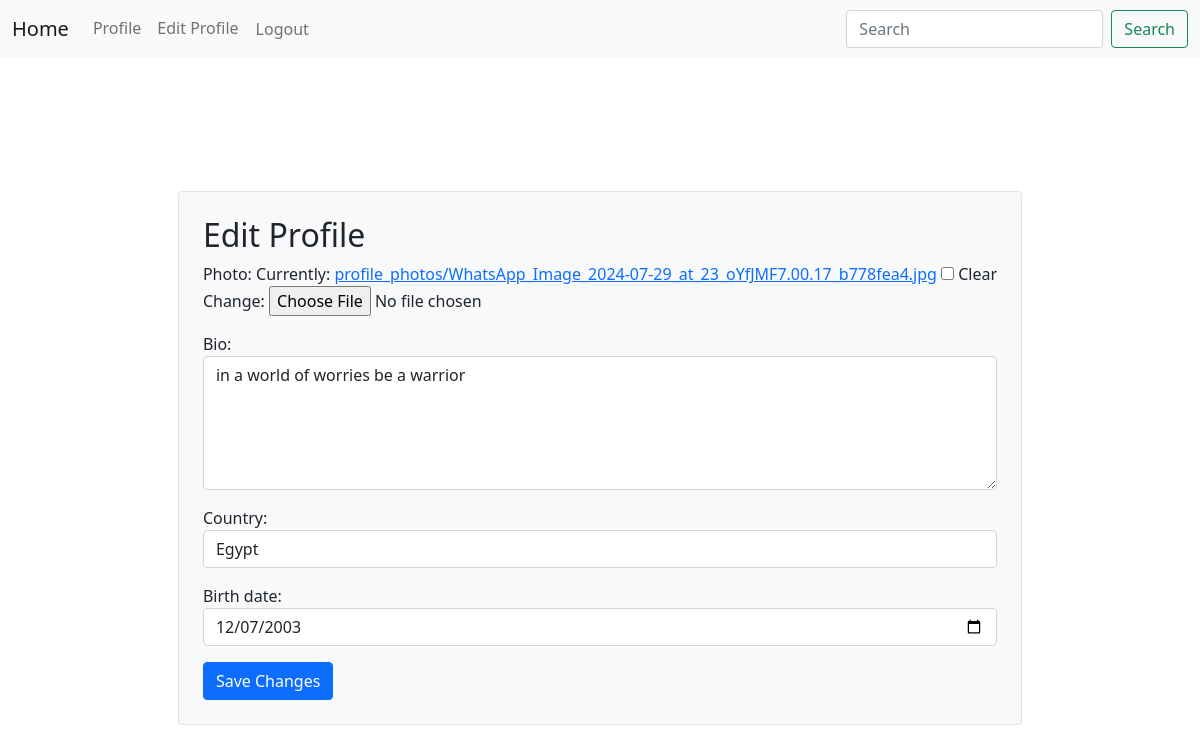
Screenshot of /edit_profile (signed in) with the database file from the repository.
### main/models.py (models this page shows, shortened)
class Profile(models.Model):
    country_choices = [
        ('Afghanistan', 'Afghanistan'),
        ('Albania', 'Albania'),
        ('Algeria', 'Algeria'),
        ('Andorra', 'Andorra'),
        ('Angola', 'Angola'),
        ('Antigua and Barbuda', 'Antigua and Barbuda'),
        ('Argentina', 'Argentina'),
        ('Armenia', 'Armenia'),
        ('Australia', 'Australia'),
        ('Austria', 'Austria'),
        ('Azerbaijan', 'Azerbaijan'),
        ('Bahamas', 'Bahamas'),
        ('Bahrain', 'Bahrain'),
        ('Bangladesh', 'Bangladesh'),
        ('Barbados', 'Barbados'),
        ('Belarus', 'Belarus'),
        ('Belgium', 'Belgium'),
        ('Belize', 'Belize'),
        ('Benin', 'Benin'),
        ('Bhutan', 'Bhutan'),
        ('Bolivia', 'Bolivia'),
        ('Bosnia and Herzegovina', 'Bosnia and Herzegovina'),
        ('Botswana', 'Botswana'),
        ('Brazil', 'Brazil'),
        ('Brunei', 'Brunei'),
        ('Bulgaria', 'Bulgaria'),
        ('Burkina Faso', 'Burkina Faso'),
        ('Burundi', 'Burundi'),
        ('Cabo Verde', 'Cabo Verde'),
        ('Cambodia', 'Cambodia'),
        ('Cameroon', 'Cameroon'),
        ('Canada', 'Canada'),
        ('Central African Republic', 'Central African Republic'),
        ('Chad', 'Chad'),
        ('Chile', 'Chile'),
        ('China', 'China'),
        ('Colombia', 'Colombia'),
        ('Comoros', 'Comoros'),
        ('Congo', 'Congo'),
        ('Costa Rica', 'Costa Rica'),
        ('Croatia', 'Croatia'),
        ('Cuba', 'Cuba'),
        ('Cyprus', 'Cyprus'),
        ('Czech Republic', 'Czech Republic'),
        ('Democratic Republic of the Congo', 'Democratic Republic of the Congo'),
        ('Denmark', 'Denmark'),
        ('Djibouti', 'Djibouti'),
        ('Dominica', 'Dominica'),
        ('Dominican Republic', 'Dominican Republic'),
        ('East Timor', 'East Timor'),
        ('Ecuador', 'Ecuador'),
        ('Egypt', 'Egypt'),
        ('El Salvador', 'El Salvador'),
        ('Equatorial Guinea', 'Equatorial Guinea'),
        ('Eritrea', 'Eritrea'),
        ('Estonia', 'Estonia'),
        ('Eswatini', 'Eswatini'),
        ('Ethiopia', 'Ethiopia'),
        ('Fiji', 'Fiji'),
        ('Finland', 'Finland'),
        ('France', 'France'),
        ('Gabon', 'Gabon'),
        ('Gambia', 'Gambia'),
        ('Georgia', 'Georgia'),
        ('Germany', 'Germany'),
        ('Ghana', 'Ghana'),
        ('Greece', 'Greece'),
        ('Grenada', 'Grenada'),
        ('Guatemala', 'Guatemala'),
        ('Guinea', 'Guinea'),
        ('Guinea-Bissau', 'Guinea-Bissau'),
        ('Guyana', 'Guyana'),
        ('Haiti', 'Haiti'),
        ('Honduras', 'Honduras'),
        ('Hungary', 'Hungary'),
        ('Iceland', 'Iceland'),
        ('India', 'India'),
        ('Indonesia', 'Indonesia'),
        ('Iran', 'Iran'),
        ('Iraq', 'Iraq'),
        ('Ireland', 'Ireland')
    ]
    user = models.OneToOneField(User, on_delete=models.CASCADE)
    photo = models.ImageField(upload_to='profile_photos', blank=True, default='profile_photos/default.jpg')
    bio = models.TextField(max_length=500, blank=True)
    country = models.CharField(max_length=50, blank=True, null=True,choices=country_choices)
    birth_date = models.DateField(null=True, blank=True)
    created_at = models.DateTimeField(auto_now_add=True)
    updated_at = models.DateTimeField(auto_now=True)

### main/views.py (the view)
# urls.py: path('edit_profile',edit_profile,name='edit_profile' )
def edit_profile(request):
    profile = get_object_or_404(Profile, user=request.user)
    if request.method == 'POST':
        form = ProfileForm(request.POST, request.FILES)
        if form.is_valid():
            form.save()
            return redirect('home')
    else:
        form = ProfileForm(instance=profile)
    return render(request, 'main/edit_profile.html', {'form': form})

### main/form.py
class ProfileForm(forms.ModelForm):
    class Meta:
        model = Profile
        fields = ['photo', 'bio', 'country', 'birth_date']
        widgets = {
            'photo': forms.ClearableFileInput(attrs={'class': 'form-control-file'}),
            'bio': forms.Textarea(attrs={'class': 'form-control', 'rows': 5, 'placeholder': 'Tell us about yourself...'}),
            'country': forms.Select(attrs={'class': 'form-control'}),
            'birth_date': forms.DateInput(attrs={'class': 'form-control', 'type': 'date'}),
        }

### main/templates/main/edit_profile.html (shortened to what this page needs)
{% extends "main/components/base.html" %}
{% block content %}
<div class="container d-flex align-items-center justify-content-center vh-100">
<form method="post" enctype="multipart/form-data" class="p-4 border rounded bg-light">
    <h2>Edit Profile</h2>
    {{ form.as_p }}
    <button type="submit" class="btn btn-primary">Save Changes</button>
</div>
{% endblock content %}

### rows the page displays
Profile: bio "in a world of worries be a warrior", country "Egypt", birth_date "12/07/2003"
